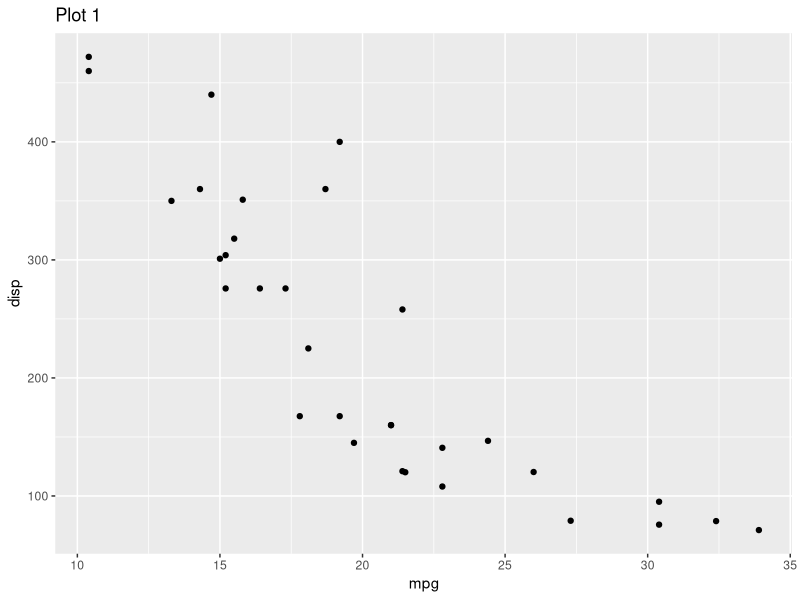
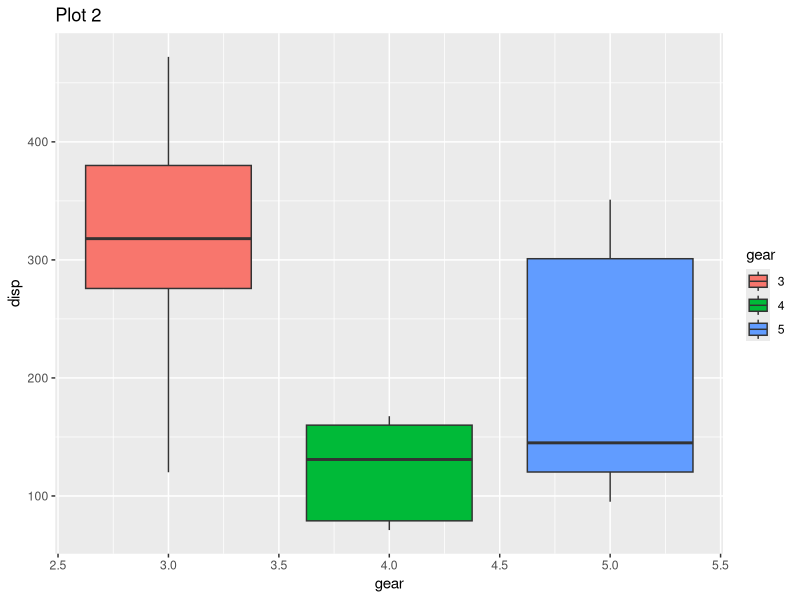
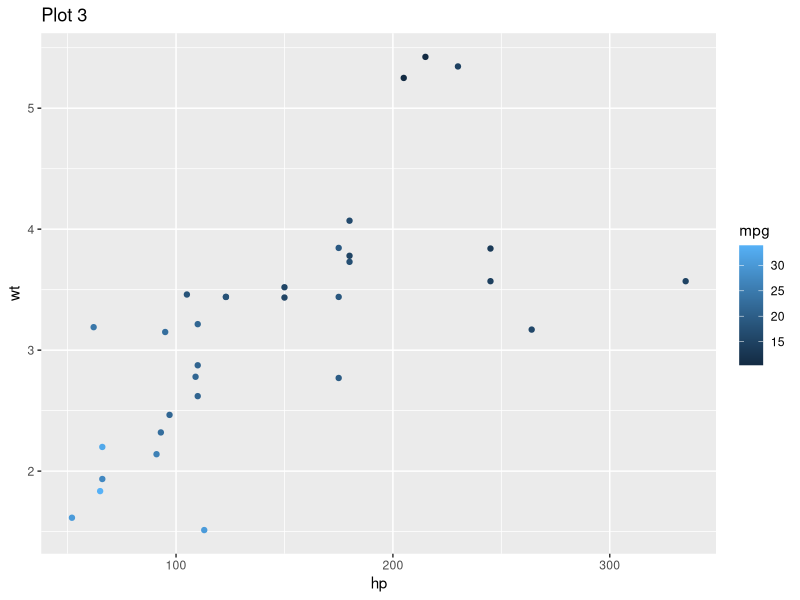
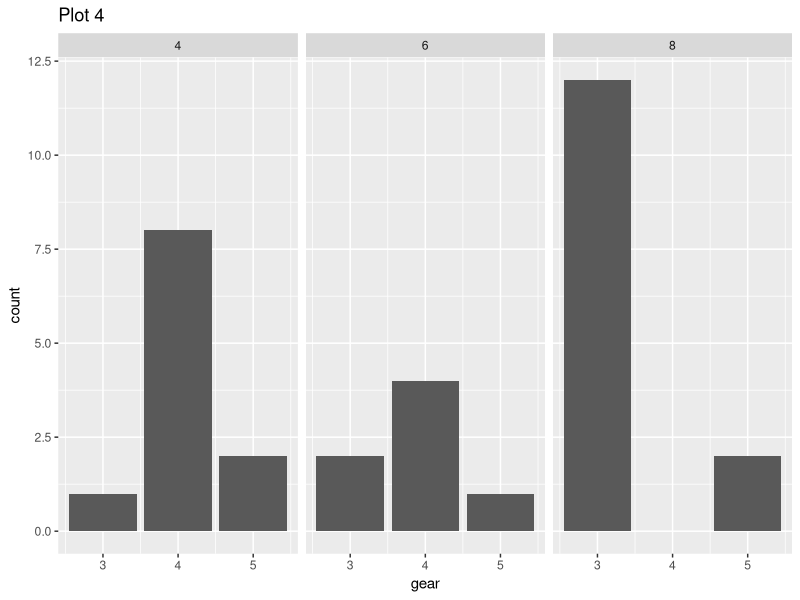

These figures' R source, in order:
## ---- chunk 1
library(ggplot2)
p1 <- ggplot(mtcars) + 
  geom_point(aes(mpg, disp,)) + 
  ggtitle('Plot 1')

p2 <- ggplot(mtcars) + 
  geom_boxplot(aes(gear, disp, group = gear, fill=as.character(gear))) + 
  ggtitle('Plot 2') + 
    guides(fill = guide_legend(title = 'gear'))

p3 <- ggplot(mtcars) + 
  geom_point(aes(hp, wt, colour = mpg)) + 
  ggtitle('Plot 3')

p4 <- ggplot(mtcars) + 
  geom_bar(aes(gear)) + 
  facet_wrap(~cyl) + 
  ggtitle('Plot 4')
## ---- chunk 2

## ---- chunk 3

## ---- chunk 4

## ---- chunk 5

